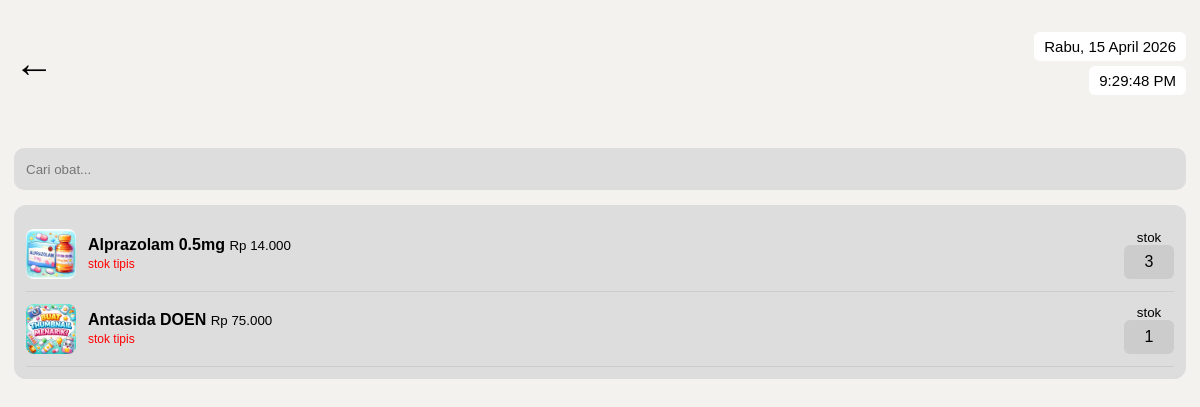
The app's page /habis.php (signed in), older data.
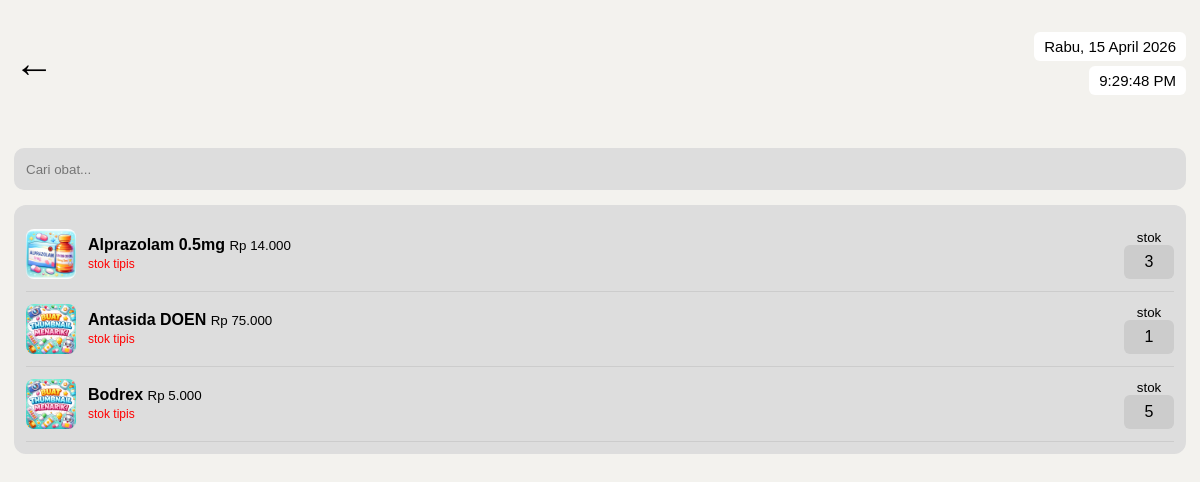
The same page, newer data.
### tables this page shows
CREATE TABLE `obat` (
  `id_obat` int(20) NOT NULL,
  `nama` text NOT NULL,
  `produsen` text NOT NULL,
  `stok` int(50) NOT NULL,
  `harga` int(255) NOT NULL,
  `gambar` varchar(255) DEFAULT 'img/default.png',
  `deskripsi` text DEFAULT NULL
);

### habis.php (the view, shortened to what this page needs)
<?php
include "koneksi.php";
$data = mysqli_query($conn,"SELECT * FROM obat WHERE stok <= 5 ORDER BY nama ASC");
?>
<!DOCTYPE html>
<html>
<head>
<link rel="stylesheet" href="css/habis.css">
</head>
<body>
<br>
<div class="container">
<div class="top-bar">
    <div class="left-group">
        <a href="mengelola_obat.php" class="back">←</a>
    </div>
    <div class="top-text">
        <div id="dayDate" class="bg"></div>
        <div id="clock" class="bg"></div>
    </div>
</div>
<br>
<div class="search-box">
    <input type="text" id="search" placeholder="Cari obat..." onkeyup="searchObat()">
</div>
<div class="list">
<?php while($o=mysqli_fetch_assoc($data)): ?>
<div class="item" data-nama="<?= strtolower($o['nama']) ?>">
        <img src="<?= !empty($o['gambar']) ? $o['gambar'] : 'img/obat/default.png' ?>" class="img">
    <div class="info">
        <b><?= $o['nama'] ?></b>
        <small>Rp <?= number_format($o['harga'],0,',','.') ?></small>
<br>
        <?php if($o['stok'] <= 5 && $o['stok'] > 0): ?>
            <span class="tipis">stok tipis</span>
        <?php endif; ?>
    </div>
    <div class="stok-box">
        <small>stok</small>
        <div class="stok"><?= $o['stok'] ?></div>
    </div>
</div>
<?php endwhile; ?>
</div>
</div>
</body>
</html>

Row changes from the older to the newer data that the page shows:
added obat: gambar (placeholder picture), nama "Bodrex", harga "5.000", shows "stok tipis", stok "5"
